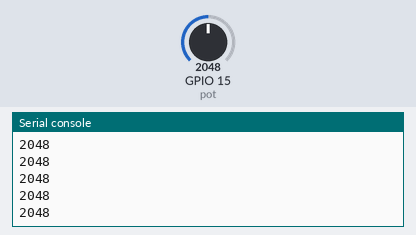
A program run on a simulated ESP32 board running MicroPython. Parts: the last lines printed to the serial console. The test bench sets the inputs (shaded band); at power-on: GPIO 15 (pot) = 2048 (analog values on the 0–4095 scale).

Above: at 1.2 s.
1.3 s: GPIO 15 (pot) set to 2866
At 1.31 s:
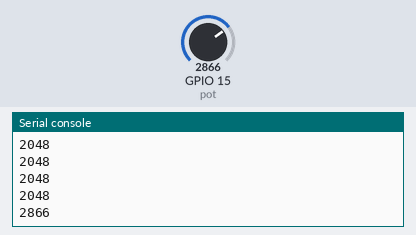
2.8 s: GPIO 15 (pot) set to 3603
At 2.81 s:
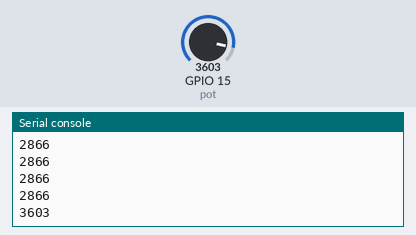
Timing chart, 0 to 5.8 s (numbered marks = the images above; inputs shaded):
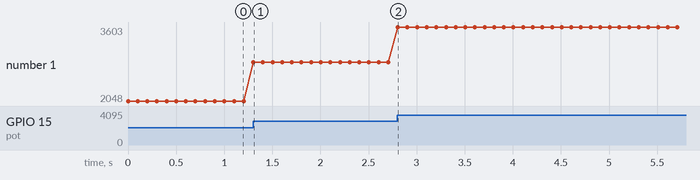

The program:

adc.py
```python
"""
Unit Electronics 2023
ADC
Obtain the read on ADC Port from ESP32
"""
from machine import Pin, ADC
from time import sleep

pot = ADC(Pin(15))

while True:
  pot_value = pot.read()
  print(pot_value)
  sleep(0.1)
```

Measured:
- after the input at 1.3 s, the serial console: prints a new line at once (image 1)
- after the input at 2.8 s, the serial console: prints a new line at once (image 2)
- plotted number 1: 2048 → 2866 after the input at 1.3 s, 2866 → 3603 after the input at 2.8 s
